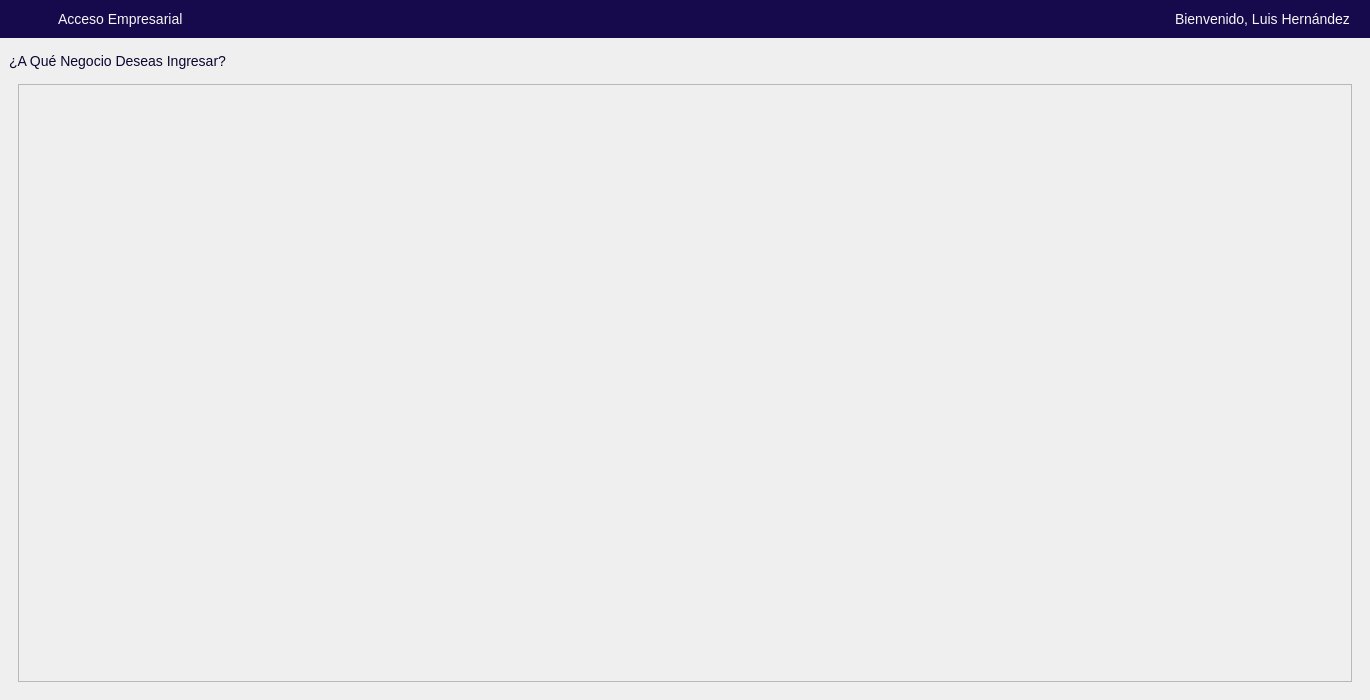
<?xml version="1.0" encoding="UTF-8"?>
<ui version="4.0">
 <class>contenedorPrincipal</class>
 <widget class="QWidget" name="contenedorPrincipal">
  <property name="geometry">
   <rect>
    <x>0</x>
    <y>0</y>
    <width>1370</width>
    <height>700</height>
   </rect>
  </property>
  <property name="windowTitle">
   <string>Form</string>
  </property>
  <property name="styleSheet">
   <string notr="true">/*
-----------------------------------------------------------------------------------------------------
Textos
-----------------------------------------------------------------------------------------------------
*/

QLabel {
    font-size: 14px;
    color: #0E042F;
}
QLabel[texto=&quot;TituloPrincipal&quot;] {
    font-size: 30px;
    qproperty-alignment: 'AlignCenter';
    font-weight: bold;
}



/* Estado por defecto (Inactivo / No seleccionado) */
QFrame[tarjeta=&quot;Negocio&quot;] {
    background-color: #ffffff;
    border: 1px solid #dcdde1;
    border-radius: 8px;
}

/* Al hacer hover o estar seleccionado, el borde cambia a #16094C */
QFrame[tarjeta=&quot;Negocio&quot;]:hover,
QFrame[tarjeta=&quot;Negocio&quot;][seleccionado=&quot;true&quot;] {
    background-color: #f7fafc;
    border: 2px solid #16094C;
    border-radius: 8px;
}
</string>
  </property>
  <layout class="QVBoxLayout" name="verticalLayout">
   <property name="leftMargin">
    <number>0</number>
   </property>
   <property name="topMargin">
    <number>0</number>
   </property>
   <property name="rightMargin">
    <number>0</number>
   </property>
   <property name="bottomMargin">
    <number>0</number>
   </property>
   <item>
    <widget class="QWidget" name="parteArriba" native="true">
     <property name="maximumSize">
      <size>
       <width>16777215</width>
       <height>150</height>
      </size>
     </property>
     <property name="styleSheet">
      <string notr="true">#parteArriba{
background-color: #16094C;
}
/*
-----------------------------------------------------------------------------------------------------
Textos
-----------------------------------------------------------------------------------------------------
*/

QLabel {
    font-size: 14px;
    color: #F7F7F7;
}
QLabel[texto=&quot;Destacado&quot;] {
    font-size: 16px;
    font-weight: bold;
}
</string>
     </property>
     <layout class="QHBoxLayout" name="horizontalLayout">
      <property name="spacing">
       <number>30</number>
      </property>
      <property name="leftMargin">
       <number>20</number>
      </property>
      <property name="rightMargin">
       <number>20</number>
      </property>
      <item>
       <widget class="QLabel" name="label">
        <property name="maximumSize">
         <size>
          <width>100</width>
          <height>100</height>
         </size>
        </property>
        <property name="text">
         <string/>
        </property>
        <property name="pixmap">
         <pixmap resource="../resources/resources.qrc">:/images/logo.png</pixmap>
        </property>
        <property name="scaledContents">
         <bool>true</bool>
        </property>
       </widget>
      </item>
      <item>
       <widget class="QLabel" name="label_2">
        <property name="styleSheet">
         <string notr="true"/>
        </property>
        <property name="text">
         <string>Acceso Empresarial</string>
        </property>
        <property name="texto" stdset="0">
         <string>Destacado</string>
        </property>
       </widget>
      </item>
      <item>
       <spacer name="horizontalSpacer">
        <property name="orientation">
         <enum>Qt::Horizontal</enum>
        </property>
        <property name="sizeHint" stdset="0">
         <size>
          <width>40</width>
          <height>20</height>
         </size>
        </property>
       </spacer>
      </item>
      <item>
       <widget class="QLabel" name="lblBienvenidaUser">
        <property name="text">
         <string>Bienvenido, Luis Hernández</string>
        </property>
       </widget>
      </item>
     </layout>
    </widget>
   </item>
   <item>
    <widget class="QWidget" name="widget" native="true">
     <layout class="QVBoxLayout" name="verticalLayout_2">
      <item>
       <widget class="QLabel" name="label_3">
        <property name="maximumSize">
         <size>
          <width>16777215</width>
          <height>50</height>
         </size>
        </property>
        <property name="text">
         <string>¿A Qué Negocio Deseas Ingresar?</string>
        </property>
        <property name="texto" stdset="0">
         <string>TituloPrincipal</string>
        </property>
       </widget>
      </item>
      <item>
       <widget class="QStackedWidget" name="stackedWidget">
        <property name="currentIndex">
         <number>0</number>
        </property>
        <widget class="QWidget" name="page">
         <layout class="QVBoxLayout" name="verticalLayout_3">
          <item>
           <widget class="QScrollArea" name="scrollArea">
            <property name="widgetResizable">
             <bool>true</bool>
            </property>
            <widget class="QWidget" name="scrollAreaWidgetContents">
             <property name="geometry">
              <rect>
               <x>0</x>
               <y>0</y>
               <width>1332</width>
               <height>496</height>
              </rect>
             </property>
             <layout class="QGridLayout" name="gridLayout"/>
            </widget>
           </widget>
          </item>
         </layout>
        </widget>
        <widget class="QWidget" name="page_2"/>
       </widget>
      </item>
     </layout>
    </widget>
   </item>
  </layout>
 </widget>
 <resources>
  <include location="../resources/resources.qrc"/>
 </resources>
 <connections/>
</ui>
